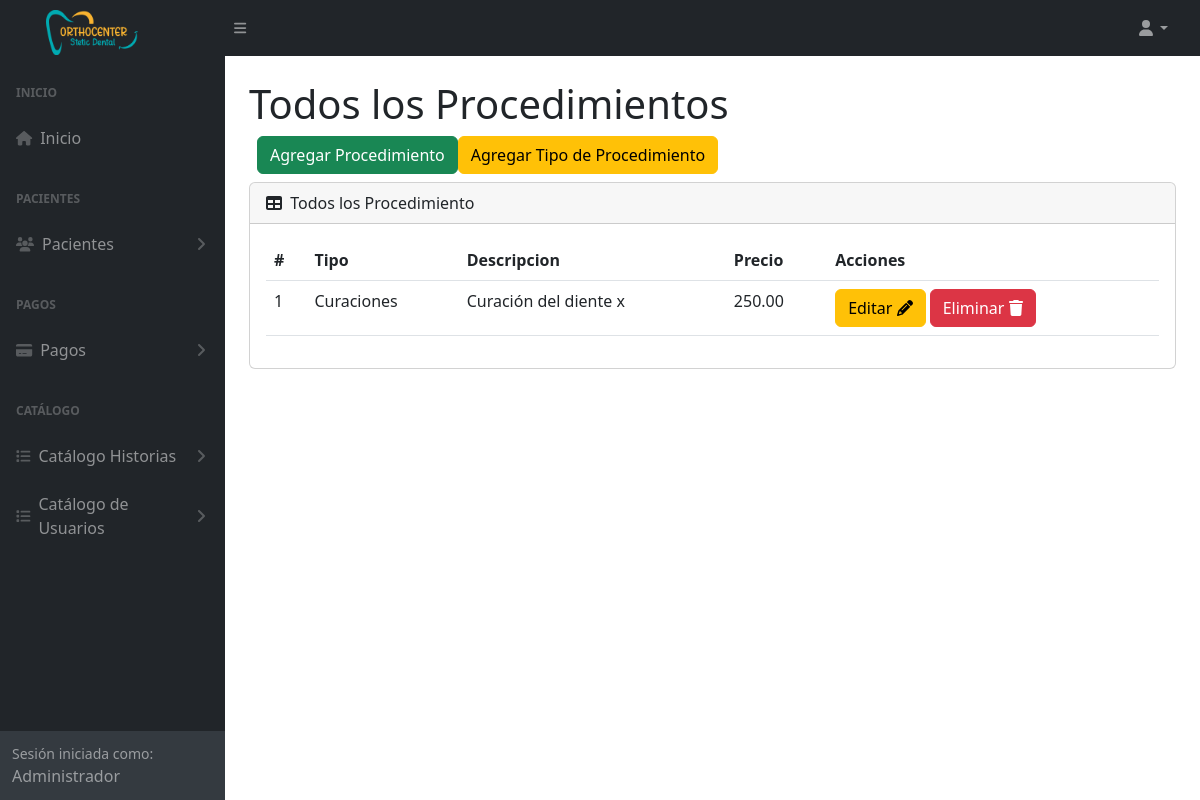
Screenshot of /procedimientos (signed in) with the database file from the repository.
### tables this page shows
CREATE TABLE `tba_procedimiento`  (
  `IdProcedimiento` int NOT NULL AUTO_INCREMENT,
  `NombreProcedimiento` varchar(150) NOT NULL,
  `PrecioPromedio` decimal(10, 2) NOT NULL,
  `IdTipoProcedimiento` int NOT NULL,
  `FechaCreacion` datetime NOT NULL,
  `FechaActualizacion` datetime NOT NULL,
  PRIMARY KEY (`IdProcedimiento`) USING BTREE,
  INDEX `tba_procedimiento_fkTipoProcedimiento`(`IdTipoProcedimiento`) USING BTREE,
  CONSTRAINT `fk_tipoprocedimiento_procedimiento` FOREIGN KEY (`IdTipoProcedimiento`) REFERENCES `tba_tipoprocedimiento` (`IdTipoProcedimiento`) ON DELETE RESTRICT ON UPDATE RESTRICT
);

CREATE TABLE `tba_tipoprocedimiento`  (
  `IdTipoProcedimiento` int NOT NULL AUTO_INCREMENT,
  `NombreTipoProcedimiento` varchar(100) NOT NULL,
  PRIMARY KEY (`IdTipoProcedimiento`) USING BTREE
);

### controller/plantilla.controller.php (called while the page is built, shortened)
<?php
class ControllerPlantilla
{
  static public function ctrPlantilla()
  {
    include "view/plantilla.php";
  }
}

### index.php (called while the page is built, shortened)
<?php
require_once "controller/plantilla.controller.php";
require_once "controller/procedimientos.controller.php";
require_once "controller/citas.controller.php";
require_once "model/procedimientos.model.php";
$plantilla = new ControllerPlantilla();
$plantilla -> ctrPlantilla();

### controller/procedimientos.controller.php (called while the page is built, shortened)
<?php
class ControllerProcedimientos
{
  public static function ctrMostrarProcedimientos()
  {
    $tabla = "tba_procedimiento";
    $listaProcedimientos = ModelProcedimientos::mdlMostrarProcedimientos($tabla);
    return $listaProcedimientos;
  }
}

### model/conexion.php (called while the page is built)
<?php
class Conexion
{
  static public function conn()
  {
    $link = new PDO("mysql:host=localhost;dbname=db_orthocenter","root","");
		$link->exec("set names utf8");
		return $link;
  }
}

### model/procedimientos.model.php (called while the page is built, shortened)
<?php
require_once "conexion.php";
class ModelProcedimientos
{
  public static function mdlMostrarProcedimientos($tabla)
  {
    $statement = Conexion::conn()->prepare("SELECT tba_procedimiento.IdProcedimiento, tba_procedimiento.NombreProcedimiento, tba_procedimiento.PrecioPromedio, tba_procedimiento.IdTipoProcedimiento, tba_tipoprocedimiento.NombreTipoProcedimiento FROM $tabla INNER JOIN tba_tipoprocedimiento ON tba_procedimiento.IdTipoProcedimiento = tba_tipoprocedimiento.IdTipoProcedimiento ORDER BY IdProcedimiento DESC");
    $statement -> execute();
    return $statement -> fetchAll();
  }
}

### view/modules/procedimientos.php (the view, shortened to what this page needs)
</div>
        </div>
        <div class="sb-sidenav-footer">
          <div class="small">Sesión iniciada como:</div>
          <?php echo $_SESSION["nombreUsuario"] ?>
        </div>
      </nav>
    </div>
    <div id="layoutSidenav_content">
      <main class="bg">
        <div class="container-fluid px-4">
          <h1 class="mt-4">Todos los Procedimientos</h1>
          <div class="d-flex m-2">
              <button type="button" class="btn btn-success" data-bs-toggle="modal" data-bs-target="#modalAgregarProcedimiento">
                Agregar Procedimiento
              </button>
              <button type="button" class="btn btn-warning" data-bs-toggle="modal" data-bs-target="#modalAgregarTipoProcedimiento">
                Agregar Tipo de Procedimiento
              </button>
            </div>
          <div class="card mb-4">
            <div class="card-header">
              <i class="fas fa-table me-1"></i>
              Todos los Procedimiento
            </div>
            <div class="card-body">
              <table id="datatablesSimple" class="data-table-Procedimiento table">
                <thead>
                  <tr>
                    <th>#</th>
                    <th>Tipo</th>
                    <th>Descripcion</th>
                    <th>Precio</th>
                    <th>Acciones</th>
                  </tr>
                </thead>
                <tbody>
                  <?php
                  $listaProcedimientos = ControllerProcedimientos::ctrMostrarProcedimientos();
                  foreach ($listaProcedimientos as $key => $value)
                  {
                    echo
                    '<tr>
                      <td>'.($key + 1).'</td>
                      <td>'.$value["NombreTipoProcedimiento"].'</td>
                      <td>'.$value["NombreProcedimiento"].'</td>
                      <td>'.$value["PrecioPromedio"].'</td>
                      <td>
                        <button class="btn btn-warning btnEditarProcedimiento" codProcedimiento="'.$value["IdProcedimiento"].'" data-bs-toggle="modal" data-bs-target="#modalEditarProcedimiento">Editar <i class="fa-solid fa-pencil"></i></button>
                        <button class="btn btn-danger btnEliminarProcedimiento" codProcedimiento="'.$value["IdProcedimiento"].'">Eliminar <i class="fa-solid fa-trash"></i></button>
                      </td>
                    </tr>';
                  }
                  ?>
                </tbody>
              </table>
            </div>
          </div>
        </div>
      </main>
    </div>
  </div>

### rows the page displays
tba_procedimiento: IdTipoProcedimiento.NombreTipoProcedimiento "Curaciones", NombreProcedimiento "Curación del diente x", PrecioPromedio "250.00"

### other values shown
$_SESSION["nombreUsuario"] "Administrador"
